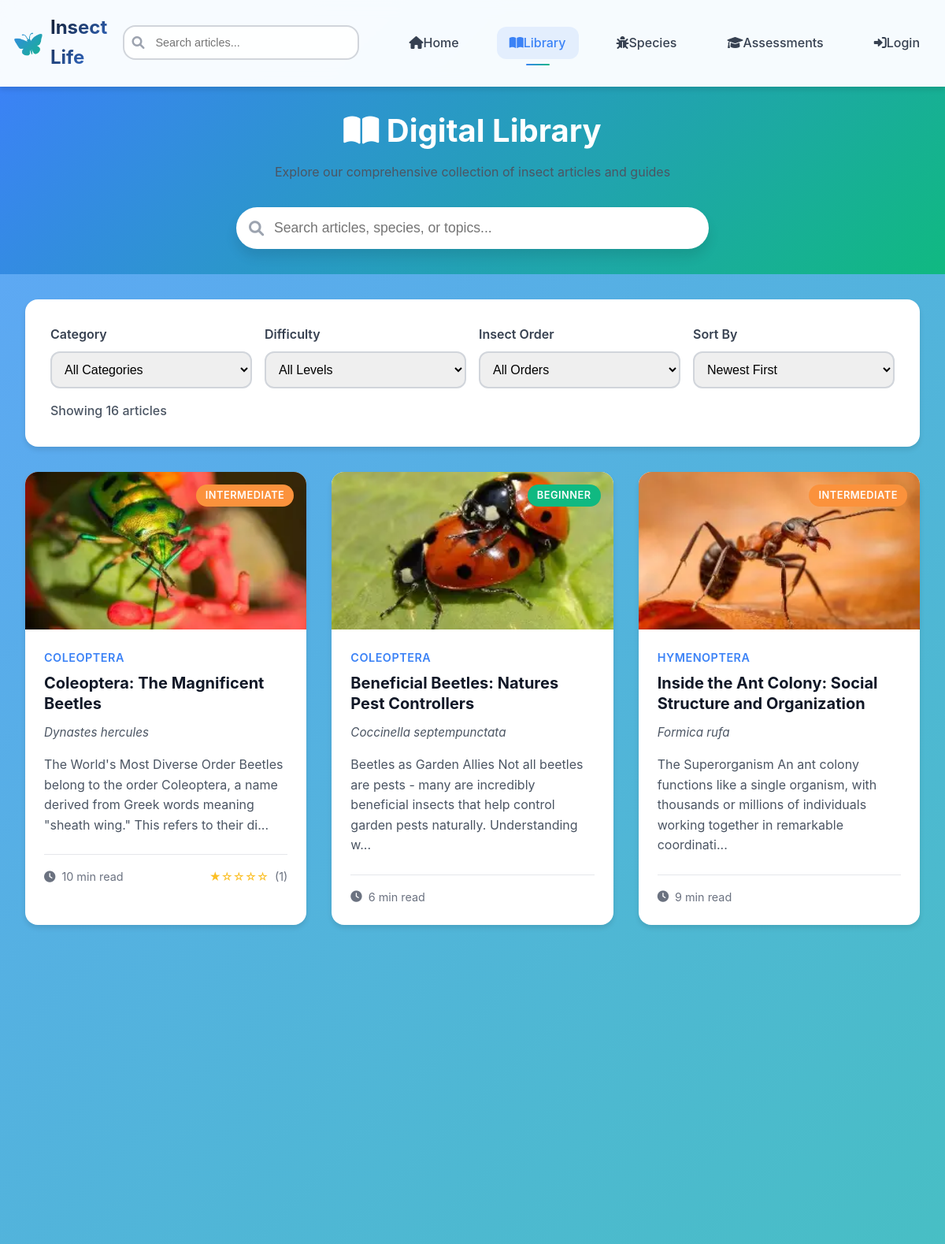
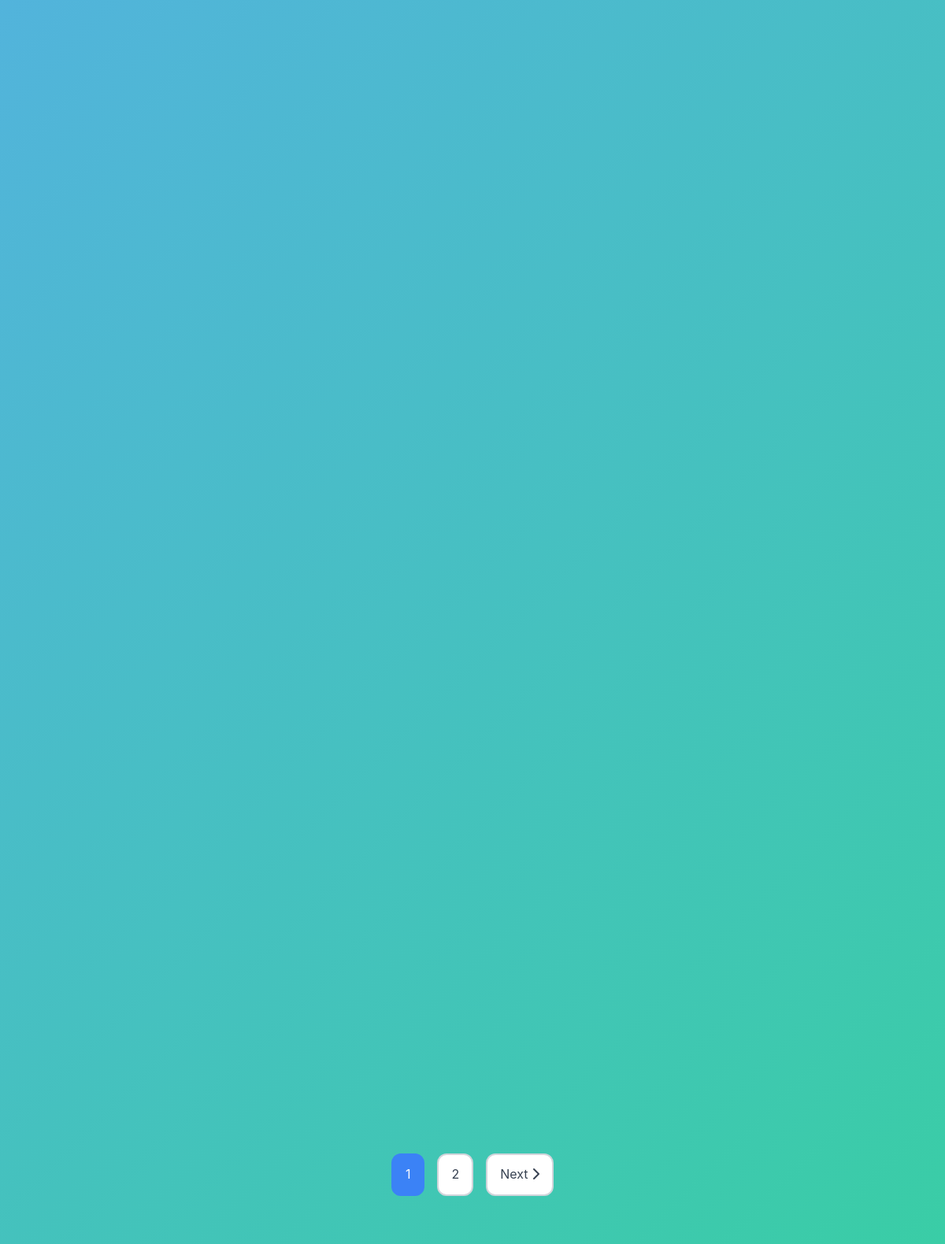
The page /library.php (upper part) on the database its author committed (2 pictures, top to bottom).
### tables this page shows
CREATE TABLE `articles` (
  `id` int(11) NOT NULL,
  `title` varchar(200) NOT NULL,
  `slug` varchar(200) NOT NULL,
  `content` longtext NOT NULL,
  `excerpt` text DEFAULT NULL,
  `featured_image` varchar(255) DEFAULT NULL,
  `scientific_name` varchar(100) DEFAULT NULL,
  `common_names` longtext DEFAULT NULL CHECK (json_valid(`common_names`)),
  `insect_order` varchar(50) DEFAULT NULL,
  `insect_family` varchar(50) DEFAULT NULL,
  `category` enum('anatomy','behavior','ecology','conservation','identification','general') DEFAULT 'general',
  `difficulty_level` enum('beginner','intermediate','advanced') DEFAULT 'beginner',
  `estimated_read_time` int(11) DEFAULT 5,
  `author_id` int(11) NOT NULL,
  `status` enum('draft','published','archived') DEFAULT 'draft',
  `tags` longtext DEFAULT NULL CHECK (json_valid(`tags`)),
  `meta_description` text DEFAULT NULL,
  `meta_keywords` text DEFAULT NULL,
  `views_count` int(11) DEFAULT 0,
  `published_at` datetime DEFAULT NULL,
  `created_at` timestamp NOT NULL DEFAULT current_timestamp(),
  `updated_at` timestamp NOT NULL DEFAULT current_timestamp() ON UPDATE current_timestamp()
);

### config.php (called while the page is built, shortened)
<?php
function formatReadingTime($minutes) {
    if ($minutes < 60) return $minutes . ' min read';
    $hours = floor($minutes / 60);
    $remaining_minutes = $minutes % 60;
    return $remaining_minutes == 0 ? $hours . ' hour read' : $hours . 'h ' . $remaining_minutes . 'm read';
}

### library.php (the view, shortened to what this page needs)
<?php
require_once 'config.php';
$search_query = isset($_GET['search']) ? sanitizeInput($_GET['search']) : '';
$category_filter = isset($_GET['category']) ? sanitizeInput($_GET['category']) : '';
$difficulty_filter = isset($_GET['difficulty']) ? sanitizeInput($_GET['difficulty']) : '';
$order_filter = isset($_GET['order']) ? sanitizeInput($_GET['order']) : '';
$sort_by = isset($_GET['sort']) ? sanitizeInput($_GET['sort']) : 'published_at';
$page = isset($_GET['page']) ? max(1, intval($_GET['page'])) : 1;
$per_page = 12;
include 'includes/header.php';
try {
    $pdo = getDBConnection();
    $where_conditions = ["articles.status = 'published'"];
    $params = [];
    $where_clause = 'WHERE ' . implode(' AND ', $where_conditions);
    $count_query = "SELECT COUNT(*) FROM articles $where_clause";
    $count_stmt = $pdo->prepare($count_query);
    $count_stmt->execute($params);
    $total_articles = $count_stmt->fetchColumn();
    $offset = ($page - 1) * $per_page;
    $order_clause = "ORDER BY articles.$sort_by DESC";
    $main_query = "
        SELECT
            articles.*,
            users.username as author_name,
            AVG(article_ratings.rating) as avg_rating,
            COUNT(article_ratings.id) as rating_count
        FROM articles
        LEFT JOIN users ON articles.author_id = users.id
        LEFT JOIN article_ratings ON articles.id = article_ratings.article_id
        $where_clause
        GROUP BY articles.id
        $order_clause
        LIMIT :limit OFFSET :offset
    ";
    $stmt = $pdo->prepare($main_query);
    $stmt->bindValue(':limit', $per_page, PDO::PARAM_INT);
    $stmt->bindValue(':offset', $offset, PDO::PARAM_INT);
    $stmt->execute();
    $articles = $stmt->fetchAll();
} catch (Exception $e) {
    error_log("Library page error: " . $e->getMessage());
    $articles = [];
    $total_articles = 0;
}
$total_pages = ceil($total_articles / $per_page);
?>
<div class="library-header">
    <div class="container">
        <h1><i class="fas fa-book-open"></i> Digital Library</h1>
        <p>Explore our comprehensive collection of insect articles and guides</p>
        <div class="library-search">
            <i class="fas fa-search search-icon"></i>
            <form method="GET" style="margin: 0;">
                <input type="text" name="search" placeholder="Search articles, species, or topics..."
                       value="<?php echo htmlspecialchars($search_query); ?>"
                       onchange="this.form.submit()">
            </form>
        </div>
    </div>
</div>
<div class="container">
    <div class="filters-section">
        <form method="GET" id="filters-form">
            <div class="filters-grid">
                <div class="filter-group">
                    <label class="filter-label">Category</label>
                    <select name="category" class="filter-select" onchange="document.getElementById('filters-form').submit()">
                        <option value="">All Categories</option>
                    </select>
                </div>
                <div class="filter-group">
                    <label class="filter-label">Difficulty</label>
                    <select name="difficulty" class="filter-select" onchange="document.getElementById('filters-form').submit()">
                        <option value="">All Levels</option>
                    </select>
                </div>
                <div class="filter-group">
                    <label class="filter-label">Insect Order</label>
                    <select name="order" class="filter-select" onchange="document.getElementById('filters-form').submit()">
                        <option value="">All Orders</option>
                    </select>
                </div>
                <div class="filter-group">
                    <label class="filter-label">Sort By</label>
                    <select name="sort" class="filter-select" onchange="document.getElementById('filters-form').submit()">
                        <option value="published_at" <?php echo $sort_by === 'published_at' ? 'selected' : ''; ?>>Newest First</option>
                    </select>
                </div>
            </div>
            <div class="filter-actions">
                <div class="results-count">
                    Showing <?php echo number_format($total_articles); ?> article<?php echo $total_articles !== 1 ? 's' : ''; ?>
                </div>
            </div>
        </form>
    </div>
</div>
<?php if (empty($articles)): ?>
<div class="container">
    <div class="empty-state">
        <div class="empty-state-icon">🔍</div>
        <h3>No articles found</h3>
        <p>Try adjusting your search criteria or <a href="library.php">browse all articles</a></p>
    </div>
</div>
<?php else: ?>
<div class="container">
    <div class="articles-grid">
        <?php foreach ($articles as $article): ?>
        <article class="article-card">
            <a href="article.php?id=<?php echo $article['id']; ?>" style="text-decoration: none; color: inherit;">
                <div class="article-image">
                    <?php
                    $image_path = !empty($article['featured_image']) ? $article['featured_image'] : 'assets/images/default-insect.jpg';
                    ?>
                    <img src="<?php echo htmlspecialchars($image_path); ?>"
                         alt="<?php echo htmlspecialchars($article['title']); ?>"
                         loading="lazy">
                    <div class="difficulty-badge difficulty-<?php echo $article['difficulty_level']; ?>">
                        <?php echo ucfirst($article['difficulty_level']); ?>
                    </div>
                </div>
                <div class="article-content">
                    <div class="article-category">
                        <?php echo ucfirst($article['insect_order'] ?: 'General'); ?>
                    </div>
                    <h3 class="article-title"><?php echo htmlspecialchars($article['title']); ?></h3>
                    <?php if ($article['scientific_name']): ?>
                    <div class="article-scientific">
                        <?php echo htmlspecialchars($article['scientific_name']); ?>
                    </div>
                    <?php endif; ?>
                    <div class="article-excerpt">
                        <?php
                        $excerpt = strip_tags($article['content']);
                        echo htmlspecialchars(substr($excerpt, 0, 150)) . (strlen($excerpt) > 150 ? '...' : '');
                        ?>
                    </div>
                    <div class="article-meta">
                        <div class="read-time">
                            <i class="fas fa-clock"></i>
                            <?php echo formatReadingTime($article['estimated_read_time']); ?>
                        </div>
                        <?php if ($article['rating_count'] > 0): ?>
                        <div class="article-rating">
                            <span class="stars">
                                <?php
                                $rating = round($article['avg_rating']);
                                for ($i = 1; $i <= 5; $i++) {
                                    echo $i <= $rating ? '★' : '☆';
                                }
                                ?>
                            </span>
                            <span>(<?php echo $article['rating_count']; ?>)</span>
                        </div>
                        <?php endif; ?>
                    </div>
                </div>
            </a>
        </article>
        <?php endforeach; ?>
    </div>
</div>
<?php endif; ?>
<?php if ($total_pages > 1): ?>
<div class="pagination">
    <?php
    $start_page = max(1, $page - 2);
    $end_page = min($total_pages, $page + 2);
    for ($i = $start_page; $i <= $end_page; $i++):
    ?>
    <?php if ($i === $page): ?>
        <span class="current"><?php echo $i; ?></span>
    <?php else: ?>
        <a href="?page=<?php echo $i; ?>&<?php echo http_build_query(array_filter(['search' => $search_query, 'category' => $category_filter, 'difficulty' => $difficulty_filter, 'order' => $order_filter, 'sort' => $sort_by])); ?>">
            <?php echo $i; ?>
        </a>
    <?php endif; ?>
    <?php endfor; ?>
    <?php if ($page < $total_pages): ?>
    <a href="?page=<?php echo $page + 1; ?>&<?php echo http_build_query(array_filter(['search' => $search_query, 'category' => $category_filter, 'difficulty' => $difficulty_filter, 'order' => $order_filter, 'sort' => $sort_by])); ?>">
        Next <i class="fas fa-chevron-right"></i>
    </a>
    <?php endif; ?>
</div>
<?php endif; ?>
<?php
include 'includes/footer.php';
?>

### assets/css/main.css (style rules this page uses)
:root { --primary-blue-dark: #1e40af; --primary-blue: #3b82f6; --primary-blue-light: #60a5fa; --secondary-green-dark: #059669; --secondary-green: #10b981; --secondary-green-light: #34d399; --accent-yellow: #fbbf24; --accent-orange: #fb923c; --accent-brown: #92400e; --white: #ffffff; --gray-50: #f9fafb; --gray-100: #f3f4f6; --gray-200: #e5e7eb; --gray-300: #d1d5db; --gray-400: #9ca3af; --gray-500: #6b7280; --gray-600: #4b5563; --gray-700: #374151; --gray-800: #1f2937; --gray-900: #111827; --font-family-primary: 'Inter', 'Segoe UI', Tahoma, Geneva, Verdana, sans-serif; --font-family-secondary: 'Open Sans', Arial, sans-serif; --container-max-width: 1200px; --section-padding: 4rem 2rem; --card-padding: 2rem; --border-radius-sm: 8px; --border-radius-md: 12px; --border-radius-lg: 16px; --border-radius-xl: 20px; --shadow-sm: 0 2px 4px rgba(0, 0, 0, 0.1); --shadow-md: 0 4px 6px rgba(0, 0, 0, 0.1); --shadow-lg: 0 10px 15px rgba(0, 0, 0, 0.1); --shadow-xl: 0 20px 25px rgba(0, 0, 0, 0.15); --transition-fast: 0.2s ease; --transition-normal: 0.3s ease; --transition-slow: 0.5s ease; }
* { margin: 0; padding: 0; box-sizing: border-box; }
html { scroll-behavior: smooth; font-size: 16px; }
body { font-family: var(--font-family-primary); line-height: 1.6; color: var(--gray-800); background: linear-gradient(135deg, var(--primary-blue-light) 0%, var(--secondary-green-light) 100%); min-height: 100vh; }
.container { max-width: var(--container-max-width); margin: 0 auto; padding: 0 1rem; }
h1, h2, h3, h4, h5, h6 { font-weight: 700; line-height: 1.2; margin-bottom: 1rem; color: var(--gray-900); }
h1 { font-size: 3rem; }
h3 { font-size: 1.875rem; }
p { margin-bottom: 1rem; color: var(--gray-600); }
a { color: var(--primary-blue); text-decoration: none; transition: color var(--transition-fast); }

### assets/css/header.css (style rules this page uses)
.search-icon { position: absolute; left: 0.75rem; top: 50%; transform: translateY(-50%); color: var(--gray-400); font-size: 1rem; }

### rows shown on the page
articles: featured_image (picture), difficulty_level "INTERMEDIATE", insect_order "COLEOPTERA", title "Coleoptera: The Magnificent Beetles", scientific_name "Dynastes hercules", content "The World's Most Diverse Order Beetles belong to the order Coleoptera, a name derived from Greek words meaning \"sheath wing.\" This refers to their di", estimated_read_time "10 min read", rating_count "1"
articles: featured_image (picture), difficulty_level "BEGINNER", insect_order "COLEOPTERA", title "Beneficial Beetles: Natures Pest Controllers", scientific_name "Coccinella septempunctata", content "Beetles as Garden Allies Not all beetles are pests - many are incredibly beneficial insects that help control garden pests naturally. Understanding w", estimated_read_time "6 min read"
articles: featured_image (picture), difficulty_level "INTERMEDIATE", insect_order "HYMENOPTERA", title "Inside the Ant Colony: Social Structure and Organization", scientific_name "Formica rufa", content "The Superorganism An ant colony functions like a single organism, with thousands or millions of individuals working together in remarkable coordinati", estimated_read_time "9 min read"

### other values the page prints
$total_articles "16"
